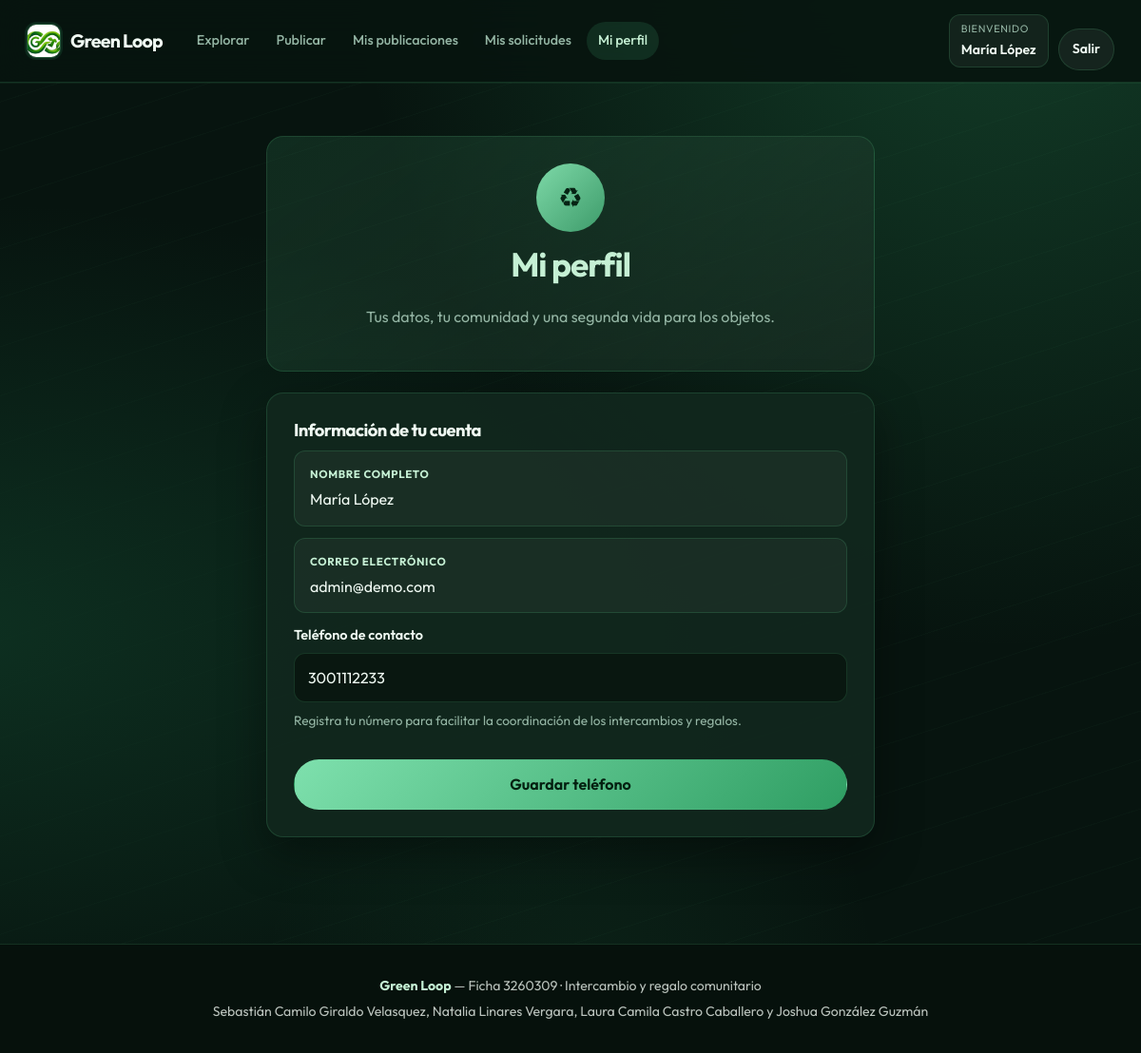
The app's page /perfil.php (signed in) with its own data.
### tables this page shows
CREATE TABLE usuarios (
  id_usuario INT UNSIGNED AUTO_INCREMENT PRIMARY KEY,
  nombre VARCHAR(100) NOT NULL,
  correo VARCHAR(150) NOT NULL UNIQUE,
  telefono VARCHAR(20) NULL,
  password_hash VARCHAR(255) NOT NULL,
  rol VARCHAR(20) NOT NULL DEFAULT 'usuario',
  fecha_registro TIMESTAMP DEFAULT CURRENT_TIMESTAMP
);

### includes/funciones.php (called while the page is built, shortened)
<?php
function e($texto) {
    return htmlspecialchars((string)$texto, ENT_QUOTES, "UTF-8");
}

### perfil.php (the view, shortened to what this page needs)
<?php
require_once __DIR__ . "/includes/conexion.php";
require_once __DIR__ . "/includes/funciones.php";
$idUsuario = (int) $_SESSION["usuario"];
$stmt = $mysqli->prepare(
    "SELECT nombre, correo, telefono
     FROM usuarios
     WHERE id_usuario = ?"
);
$stmt->bind_param("i", $idUsuario);
$stmt->execute();
$usuario = $stmt->get_result()->fetch_assoc();
require __DIR__ . "/includes/header.php";
?>
<section class="perfil-pagina">
    <div class="perfil-encabezado">
        <div class="perfil-icono" aria-hidden="true">♻</div>
        <h2>Mi perfil</h2>
        <p>Tus datos, tu comunidad y una segunda vida para los objetos.</p>
    </div>
    <?php if ($usuario): ?>
        <div class="form-panel">
            <h3>Información de tu cuenta</h3>
            <div class="perfil-dato">
                <span class="perfil-etiqueta">Nombre completo</span>
                <span class="perfil-valor"><?= e($usuario["nombre"]) ?></span>
            </div>
            <div class="perfil-dato">
                <span class="perfil-etiqueta">Correo electrónico</span>
                <span class="perfil-valor"><?= e($usuario["correo"]) ?></span>
            </div>
            <form method="post" action="perfil.php" class="form-inline">
                <label for="telefono">Teléfono de contacto</label>
                <input
                    type="tel"
                    id="telefono"
                    name="telefono"
                    placeholder="Ej. 3001234567"
                    value="<?= e($usuario["telefono"] ?? "") ?>"
                    maxlength="20"
                >
                <p class="perfil-ayuda">
                    Registra tu número para facilitar la coordinación
                    de los intercambios y regalos.
                </p>
                <button type="submit">Guardar teléfono</button>
            </form>
        </div>
    <?php else: ?>
        <p class="mensaje mensaje-error">No se encontró tu cuenta.</p>
    <?php endif; ?>
</section>
<?php require __DIR__ . "/includes/footer.php"; ?>

### css/estilos.css (style rules this page uses)
:root { --gl-bg: #07140f; --gl-bg-soft: #0e2218; --gl-surface: rgba(18, 40, 30, 0.92); --gl-surface-solid: #14281e; --gl-text: #f0faf3; --gl-muted: #94b5a4; --gl-accent: #2f9e63; --gl-accent-bright: #5fd98e; --gl-accent-soft: #c5f0d4; --gl-border: rgba(95, 217, 142, 0.16); --gl-danger: #d4895a; --gl-radius: 18px; --gl-radius-sm: 12px; --gl-shadow: 0 18px 48px rgba(0, 0, 0, 0.38); --gl-font: "Outfit", "Segoe UI", sans-serif; --gl-nav-h: 68px; --gl-tap: 44px; --gl-ease: cubic-bezier(0.22, 1, 0.36, 1); --gl-pad-x: clamp(14px, 3.2vw, 28px); }
*, *::before, *::after { box-sizing: border-box; }
html { scroll-behavior: smooth; scroll-padding-top: calc(var(--gl-nav-h) + 12px); -webkit-text-size-adjust: 100%; }
body { margin: 0; min-height: 100vh; overflow-x: hidden; padding-left: env(safe-area-inset-left); padding-right: env(safe-area-inset-right); background-color: var(--gl-bg); background-image: radial-gradient(ellipse at 88% -10%, rgba(47, 158, 99, 0.32) 0%, transparent 46%), radial-gradient(ellipse at -5% 60%, rgba(14, 50, 34, 0.95) 0%, transparent 48%), radial-gradient(ellipse at 50% 110%, rgba(47, 158, 99, 0.12) 0%, transparent 40%), repeating-linear-gradient( -18deg, transparent, transparent 48px, rgba(95, 217, 142, 0.025) 48px, rgba(95, 217, 142, 0.025) 49px ); color: var(--gl-text); font-family: var(--gl-font); line-height: 1.65; -webkit-font-smoothing: antialiased; }
button, input, textarea, select { font: inherit; }
button, a, input, select, textarea { -webkit-tap-highlight-color: transparent; }
button { cursor: pointer; }
h1, h2, h3, h4 { margin: 0 0 0.6em; line-height: 1.15; letter-spacing: -0.03em; color: var(--gl-text); }
h2 { font-size: clamp(1.6rem, 3.5vw, 2.2rem); color: var(--gl-accent-soft); }
h3 { font-size: 1.15rem; color: var(--gl-text); }
p { margin: 0 0 1em; color: var(--gl-muted); overflow-wrap: anywhere; }
.form-panel, form:not(.filtros-catalogo):not(.form-inline):not(.nav form) { margin: 0 0 24px; padding: clamp(20px, 3vw, 28px); background: var(--gl-surface); border: 1px solid var(--gl-border); border-radius: var(--gl-radius); box-shadow: var(--gl-shadow); backdrop-filter: blur(12px); }
label { display: block; margin: 14px 0 6px; color: var(--gl-text); font-size: 0.9rem; font-weight: 600; }
label:first-child { margin-top: 0; }
input, textarea, select { display: block; width: 100%; margin: 0; padding: 12px 14px; color: var(--gl-text); background: rgba(8, 18, 13, 0.72); border: 1px solid var(--gl-border); border-radius: var(--gl-radius-sm); outline: none; transition: border-color 0.2s var(--gl-ease), box-shadow 0.2s var(--gl-ease); }
input::placeholder, textarea::placeholder { color: #7f978a; }
button, .boton { display: inline-flex; align-items: center; justify-content: center; gap: 8px; max-width: 100%; min-height: var(--gl-tap); padding: 12px 22px; color: #042010; background: linear-gradient(135deg, #7ee0ad, #2f9e63); border: 1px solid transparent; border-radius: 999px; font-weight: 650; text-align: center; text-decoration: none; transition: transform 0.2s var(--gl-ease), box-shadow 0.2s var(--gl-ease), filter 0.2s var(--gl-ease); }
.auth-wrap, .perfil-pagina { width: min(520px, 100%); margin: 0 auto; animation: gl-rise 0.55s var(--gl-ease) both; }
.auth-wrap.form-ancho, .perfil-pagina { width: min(640px, 100%); }
.perfil-encabezado { margin-bottom: 22px; padding: 28px 22px; text-align: center; background: linear-gradient(145deg, rgba(61, 155, 106, 0.18), rgba(26, 46, 36, 0.7)); border: 1px solid var(--gl-border); border-radius: var(--gl-radius); }
.perfil-icono { display: flex; align-items: center; justify-content: center; width: 72px; height: 72px; margin: 0 auto 14px; color: #062414; background: linear-gradient(135deg, #7ed9a8, #3d9b6a); border-radius: 50%; font-size: 1.8rem; }
.perfil-dato { margin-bottom: 12px; padding: 14px 16px; background: rgba(255, 255, 255, 0.04); border: 1px solid var(--gl-border); border-radius: var(--gl-radius-sm); }
.perfil-etiqueta { display: block; margin-bottom: 4px; color: var(--gl-accent-soft); font-size: 0.72rem; font-weight: 700; letter-spacing: 0.06em; text-transform: uppercase; }
.perfil-valor { color: var(--gl-text); }
.perfil-ayuda { margin-top: 8px; font-size: 0.85rem; }
.form-panel form.form-inline { margin: 0; padding: 0; background: none; border: 0; box-shadow: none; }
.form-panel form.form-inline button { width: 100%; margin-top: 16px; }

### records on screen
usuarios: nombre "María López", correo "admin@demo.com", telefono "3001112233"

### other values on screen
$_SESSION["nombre"] "María López"
